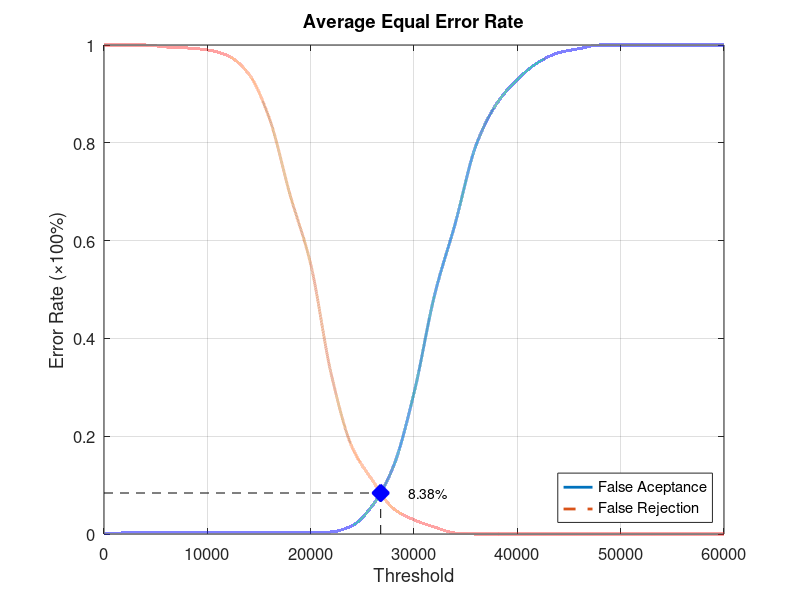
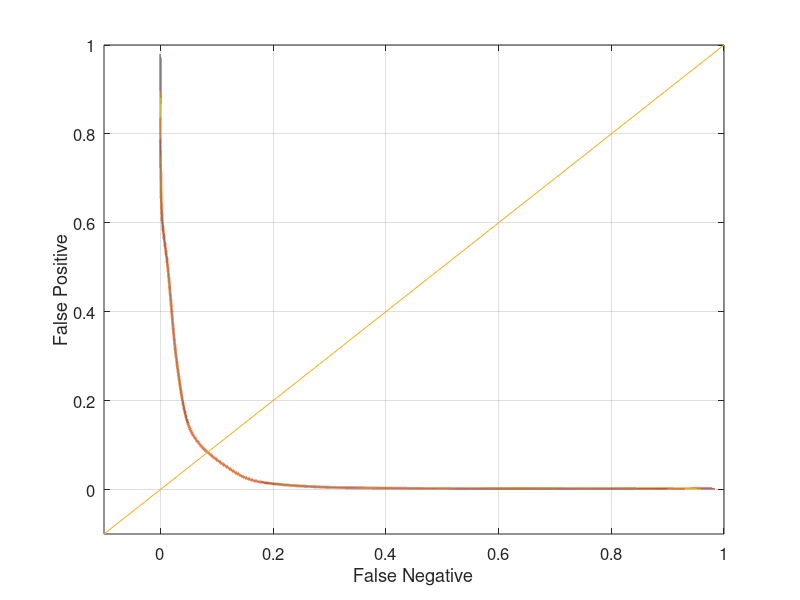

MATLAB code for these plots, in order:
function yEER = Database3Average
close all;
clear;
clc;
x = 0:2000:60000;
xq = 0:0.5:60000;

y0 = [0 0.00210526 0.00210526 0.00210526 0.00210526 0.00210526 0.00210526 0.00210526 0.00210526 0.00210526 0.00210526 0.00421053 0.0168421 0.0589474 0.137895 0.288421 0.489474 0.63579 0.794737 0.88 0.929474 0.964211 0.98421 0.992632 1 1 1 1 1 1 1];
yy0 = interp1(x, y0, xq, 'pchip');
y1 = [1 1 1 0.996 0.994 0.99 0.978 0.941 0.85 0.694 0.552 0.326 0.178 0.109 0.052 0.029 0.014 0.002 0 0 0 0 0 0 0 0 0 0 0 0 0];
yy1 = interp1(x, y1, xq, 'pchip');

% Calculating EER: 
y2 = abs(y0 - y1);
find(y2 == min(y2))
yy2 = abs(yy0 - yy1);
xEER = find(yy2 == min(yy2));
xEERIndex = xq(xEER) % X-axis EER
yEER = yy0(xEER) % Y-axis EER

main = figure
plot(xq, yy0,'-','LineWidth', 2);	hold on
plot(xq, yy1,'--','LineWidth', 2);	hold on
plot([xEERIndex xEERIndex], [0 yEER], 'k--');	hold on
plot([0 xEERIndex], [yEER yEER], 'k--');	hold on
plot(xEERIndex, yEER, 'bx', 'LineWidth', 10);	hold on
text(xEERIndex + 10 * xEERIndex / 100, yEER, [num2str(round((10000 * yEER)) / 100) '%'])
legend('False Aceptance', 'False Rejection', 'Location', 'SouthEast')
xlabel('Threshold')
ylabel('Error Rate (\times100%)')
title('Average Equal Error Rate')
set(gca, 'FontSize', 12)
axis([0 60000 0 1])
grid on

print(main, 'Database3AverageMain', '-dpng');
FNRxFPR = figure('Color', [1 1 1]);
plot(yy1, yy0, '-', yy1, yy0, 'LineWidth', 2);
hold on
y = -0.1:0.1:1
plot(y, y); 
set(gca, 'FontSize', 12)
xlabel('False Negative')
ylabel('False Positive')
axis([-0.1 1 -0.1 1])
set(gca, 'FontSize', 12)
grid on

print(FNRxFPR, 'Database3AverageFNRxFPR','-dpng');
end
